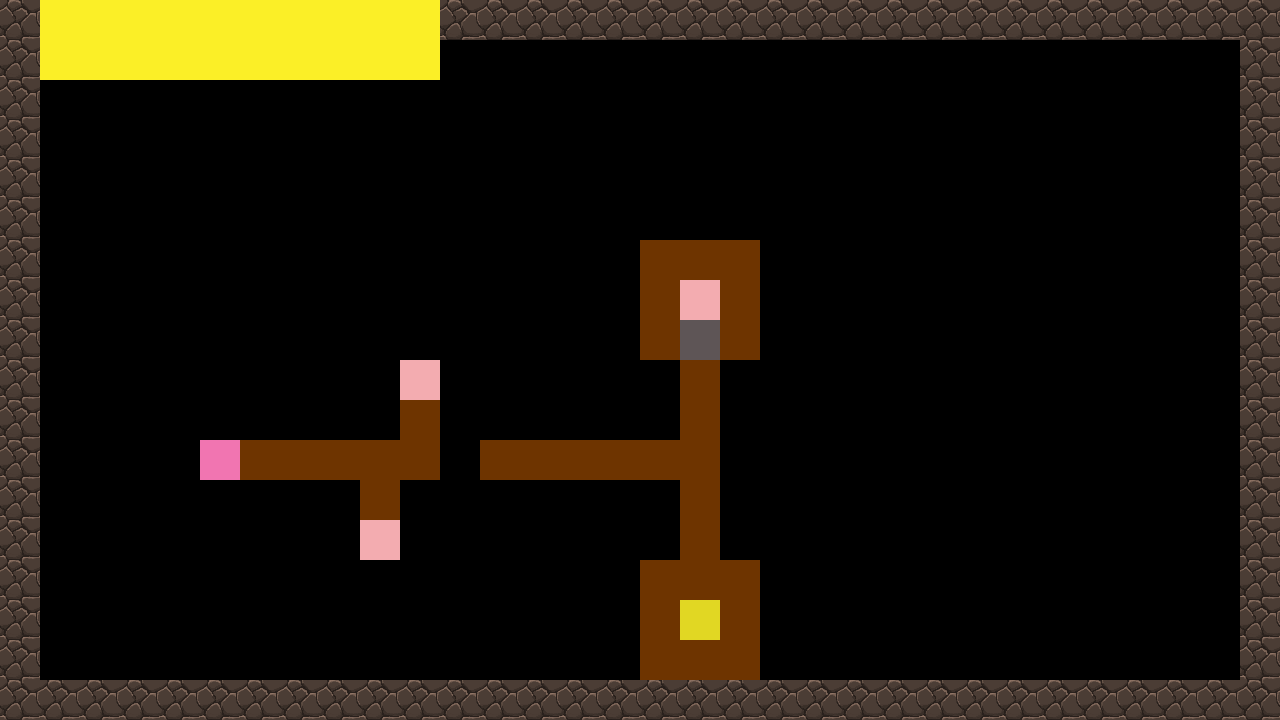

The image is a tile-based game level rendered from a .tmx file. Its description and source (layers, tilesets, objects; grid data summarised) follow:
An orthogonal 32x18 tile map with 40x40 px tiles, 2 tile layers (Tiles, Catchables) and 1 object.

<map version="1.0" orientation="orthogonal" renderorder="right-down" width="32" height="18" tilewidth="40" tileheight="40" nextobjectid="4">
 <tileset firstgid="1" name="Tiles" tilewidth="40" tileheight="40">
  <tile id="0">
   <image width="40" height="40" source="Attack_001.jpg" />
  </tile>
  <tile id="1">
   <image width="40" height="40" source="Exit_001.jpg" />
  </tile>
  <tile id="2">
   <image width="40" height="40" source="Ground_001.jpg" />
  </tile>
  <tile id="3">
   <image width="40" height="40" source="Sky_001.jpg" />
  </tile>
  <tile id="4">
   <image width="40" height="40" source="Snow_001.jpg" />
  </tile>
  <tile id="5">
   <image width="40" height="40" source="Start_001.jpg" />
  </tile>
  <tile id="6">
   <image width="40" height="40" source="Trees_001.jpg" />
  </tile>
  <tile id="7">
   <image width="40" height="40" source="../Arte/BGS/Tiles/BG_ground_rock_001.png" />
  </tile>
  <tile id="8">
   <image width="40" height="40" source="Single_Tile_001.jpg" />
  </tile>
  <tile id="9">
   <image width="40" height="40" source="Box_001.jpg" />
  </tile>
  <tile id="10">
   <image width="40" height="40" source="Gatilho_Flecha_001.jpg" />
  </tile>
 </tileset>
 <layer name="Tiles" width="32" height="18" opacity="0.9">
  <data>[576 cells, 134 non-empty, 4 distinct tile ids]</data>
 </layer>
 <objectgroup name="Boundaries">
  <properties>
   <property name="unity:layers" value="Blockers" />
  </properties>
  <object id="1" x="0" y="0">
   <polyline points="0,0 1280,0 1280,720 0,720 0,0" />
  </object>
 </objectgroup>
 <layer name="Catchables" width="32" height="18">
  <data>[576 cells, 26 non-empty, 5 distinct tile ids]</data>
 </layer>
</map>